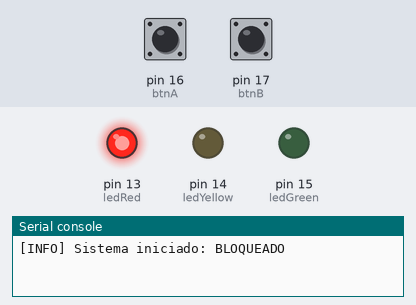
A program run on a simulated MicroPython board. Shown: output pins drawn as LEDs (lit = HIGH), the last lines printed to the serial console. Inputs (shaded band) come from the test bench; at power-on: pin 16 (btnA) HIGH, pin 17 (btnB) HIGH.

Above: at 1.2 s.
1.3 s: pin 16 (btnA) pulled LOW for 0.15 s
At 2.2 s:
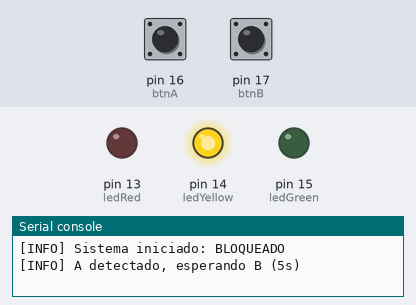
4.4 s: pin 17 (btnB) pulled LOW for 0.15 s
At 5.8 s:
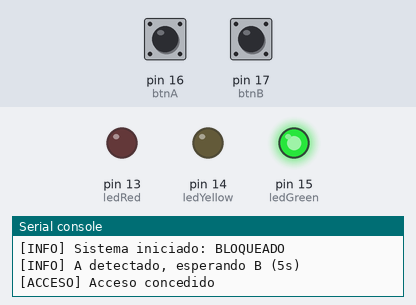
7.5 s: pin 16 (btnA) pulled LOW for 1 s
At 8.2 s:
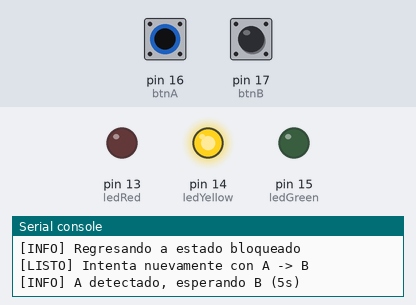
11.5 s: pin 17 (btnB) pulled LOW for 1 s
At 15.9 s:
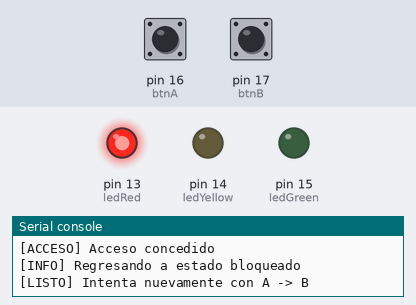
17.0 s: pin 16 (btnA) pulsed LOW 2 times (0.12 s each, 0.3 s apart)
At 17.8 s:
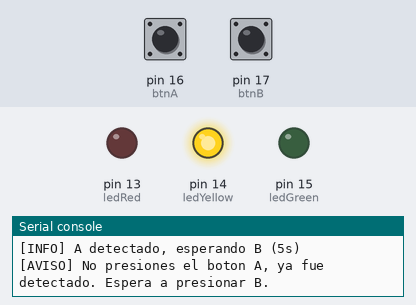
Timing chart, 0 to 23.5 s (numbered marks = the images above; inputs shaded):
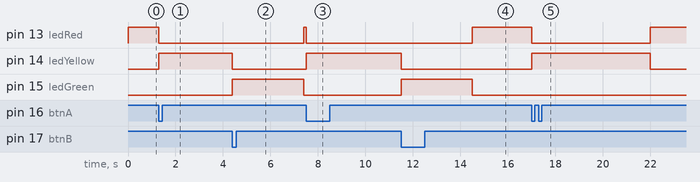

Measured:
- after the input at 1.3 s, pin 13 (ledRed): HIGH → LOW at once; pin 14 (ledYellow): LOW → HIGH at once
- after the input at 4.4 s, pin 13 (ledRed): LOW → HIGH after 3.0 s instead of 1.9 s; pin 14 (ledYellow): HIGH → LOW after 0.00 s instead of 1.9 s; pin 15 (ledGreen): LOW → HIGH at once, → LOW 3.0 s later
- after the input at 7.5 s, pin 13 (ledRed): HIGH → LOW at once; pin 14 (ledYellow): LOW → HIGH at once
- after the input at 11.5 s, pin 13 (ledRed): LOW → HIGH after 3.0 s instead of 1.0 s; pin 14 (ledYellow): HIGH → LOW after 0.00 s instead of 1.0 s; pin 15 (ledGreen): LOW → HIGH at once, → LOW 3.0 s later
- after the input at 17.0 s, pin 13 (ledRed): HIGH → LOW at once, → HIGH 5.0 s later; pin 14 (ledYellow): LOW → HIGH at once, → LOW 5.0 s later

The program:

main.py
```python
from machine import Pin, Timer
import time

btnA = Pin(16, Pin.IN, Pin.PULL_UP)
btnB = Pin(17, Pin.IN, Pin.PULL_UP)

ledRed = Pin(13, Pin.OUT)
ledYellow = Pin(14, Pin.OUT)
ledGreen = Pin(15, Pin.OUT)

LOCKED = 0
WAITING_B = 1
ACCESS_GRANTED = 2
SECURITY_LOCK = 3

state = LOCKED
fail_count = 0

DEBOUNCE_MS = 250
last_a_time = 0
last_b_time = 0

timer_window = Timer(-1)
timer_access = Timer(-1)
timer_security = Timer(-1)


def set_leds(red=False, yellow=False, green=False):
    ledRed.value(1 if red else 0)
    ledYellow.value(1 if yellow else 0)
    ledGreen.value(1 if green else 0)


def go_locked(mensaje_listo=True):
    global state
    state = LOCKED
    set_leds(red=True)
    if mensaje_listo:
        print("[LISTO] Intenta nuevamente con A -> B")


def go_security_lock():
    global state
    state = SECURITY_LOCK
    set_leds(red=True)
    print("[BLOQUEO] 3 errores detectados")
    print("[BLOQUEO] Sistema bloqueado 10 segundos")
    timer_security.init(
        period=10000,
        mode=Timer.ONE_SHOT,
        callback=_security_timeout
    )


def register_fail(motivo):
    global fail_count
    fail_count += 1
    print("[ERROR] " + motivo)
    print("[ERROR] Intentos fallidos: " + str(fail_count))

    if fail_count >= 3:
        fail_count = 0
        go_security_lock()
    else:
        go_locked()


def _security_timeout(t):
    global fail_count
    fail_count = 0
    go_locked()


def _window_timeout(t):
    if state == WAITING_B:
        register_fail("Tiempo agotado, B no fue presionado a tiempo")


def _access_timeout(t):
    if state == ACCESS_GRANTED:
        print("[INFO] Regresando a estado bloqueado")
        go_locked()


def handle_a(pin):
    global last_a_time, state
    now = time.ticks_ms()

    if time.ticks_diff(now, last_a_time) < DEBOUNCE_MS:
        return

    last_a_time = now

    if state == LOCKED:
        state = WAITING_B
        set_leds(yellow=True)
        print("[INFO] A detectado, esperando B (5s)")
        timer_window.init(
            period=5000,
            mode=Timer.ONE_SHOT,
            callback=_window_timeout
        )

    elif state == WAITING_B:
        print("[AVISO] No presiones el boton A, ya fue detectado. Espera a presionar B.")

    elif state == ACCESS_GRANTED:
        print("[INFO] A ignorado: acceso concedido")

    elif state == SECURITY_LOCK:
        print("[INFO] A ignorado: bloqueo de seguridad")


def handle_b(pin):
    # CAMBIO: agregamos fail_count como variable global
    global last_b_time, state, fail_count

    now = time.ticks_ms()

    if time.ticks_diff(now, last_b_time) < DEBOUNCE_MS:
        return

    last_b_time = now

    if state == WAITING_B:
        timer_window.deinit()
        state = ACCESS_GRANTED

        fail_count = 0

        set_leds(green=True)
        print("[ACCESO] Acceso concedido")
        timer_access.init(
            period=3000,
            mode=Timer.ONE_SHOT,
            callback=_access_timeout
        )

    elif state == LOCKED:
        register_fail("B fue presionado antes que A")

    elif state == ACCESS_GRANTED:
        print("[INFO] B ignorado: acceso concedido")

    elif state == SECURITY_LOCK:
        print("[INFO] B ignorado: bloqueo de seguridad")


btnA.irq(trigger=Pin.IRQ_FALLING, handler=handle_a)
btnB.irq(trigger=Pin.IRQ_FALLING, handler=handle_b)

print("[INFO] Sistema iniciado: BLOQUEADO")
go_locked(mensaje_listo=False)

while True:
    time.sleep(1)
```
